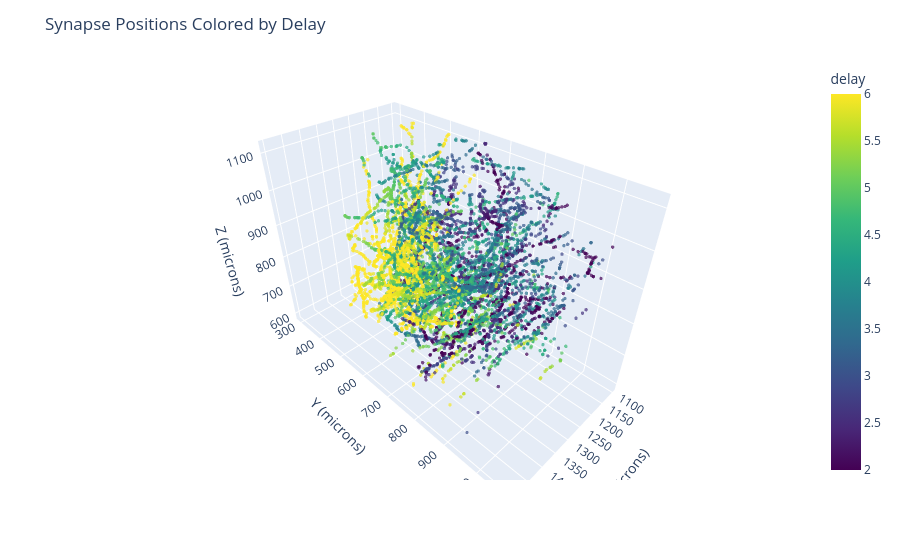

The code cell stored with this chart in its notebook:
### Code cell
#3. Create 3d scatter plot of synapse positions, colored by delay.

# Convert positions into separate columns
synapse_delay_df[['x', 'y', 'z']] = pd.DataFrame(synapse_delay_df['pre_pt_position'].tolist(), index=synapse_delay_df.index)

x_min, x_max = 1100, 1500
# x_min, x_max = 0, 1500

# Filter by X only
filtered_x_df = synapse_delay_df[
    (synapse_delay_df['x'] >= x_min) & (synapse_delay_df['x'] <= x_max)
]

fig = px.scatter_3d(
    # synapse_delay_df,
    filtered_x_df,
    x='x', y='y', z='z',
    color='delay',
    color_continuous_scale='viridis',
    size_max=2, opacity=0.7,
    range_color=[2, 6]
    # range_color=[0, 2]
)

fig.update_traces(marker=dict(size=2))  # smaller points
fig.update_layout(
    scene=dict(
        xaxis_title='X (microns)',
        yaxis_title='Y (microns)',
        zaxis_title='Z (microns)'
    ),
    title='Synapse Positions Colored by Delay'
)

fig.show()

### Figure 1 — Plotly figure (JSON) as saved in the notebook; plotly's stock layout.template omitted (floating-point values rounded to 4 significant figures; data arrays with more than 128 entries replaced by an {"elided": "..."} marker saying what was removed)
{"data": [{"hovertemplate": "x=%{x}<br>y=%{y}<br>z=%{z}<br>delay=%{marker.color}<extra></extra>", "legendgroup": "", "marker": {"color": {"elided": "8890 float values"}, "coloraxis": "coloraxis", "opacity": 0.7, "size": 2, "symbol": "circle"}, "mode": "markers", "name": "", "scene": "scene", "showlegend": false, "type": "scatter3d", "x": {"elided": "8890 float values"}, "y": {"elided": "8890 float values"}, "z": {"elided": "8890 float values"}}], "layout": {"coloraxis": {"cmax": 6, "cmin": 2, "colorbar": {"title": {"text": "delay"}}, "colorscale": [[0, "#440154"], [0.1111, "#482878"], [0.2222, "#3e4989"], [0.3333, "#31688e"], [0.4444, "#26828e"], [0.5556, "#1f9e89"], [0.6667, "#35b779"], [0.7778, "#6ece58"], [0.8889, "#b5de2b"], [1, "#fde725"]]}, "legend": {"tracegroupgap": 0}, "margin": {"t": 60}, "scene": {"domain": {"x": [0, 1], "y": [0, 1]}, "xaxis": {"title": {"text": "X (microns)"}}, "yaxis": {"title": {"text": "Y (microns)"}}, "zaxis": {"title": {"text": "Z (microns)"}}}, "title": {"text": "Synapse Positions Colored by Delay"}}}
